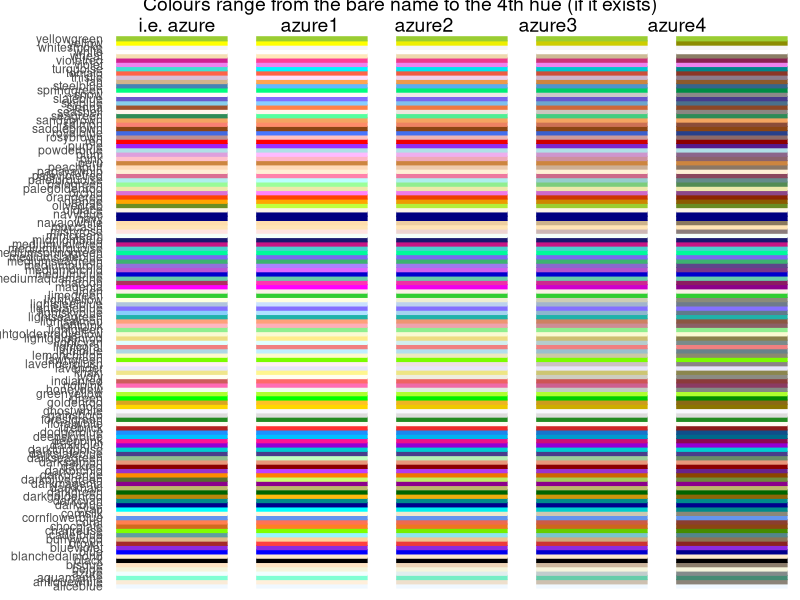

Write the R code that produced this figure.
## ---- chunk 1
knitr::opts_chunk$set(cache.lazy = TRUE)
## ---- chunk 2
# R colors minus 100 shades of grey
library(dplyr)
library(stringr)
library(ggplot2)
library(tibble)
library(cowplot)

# get 'data':
colour <- tibble(colours = colors()) %>%
  filter(!grepl("gray", colours),
         !grepl("grey", colours)) %>%
  mutate(general_colour = gsub("[0-9]", "", colours),
         c1 = ifelse(grepl("1", colours), 1, 0),
         c2 = ifelse(grepl("2", colours), 1, 0),
         c3 = ifelse(grepl("3", colours), 1, 0),
         c4 = ifelse(grepl("4", colours), 1, 0)) %>%
  select(-1) %>%
  group_by(general_colour) %>%
  summarise_all(funs(sum)) %>%
  ungroup() %>%
  mutate(c1 = ifelse(grepl(1, c1), paste0(general_colour, c1), NA),
         c2 = ifelse(grepl(1, c2), paste0(general_colour, "2"), NA),
         c3 = ifelse(grepl(1, c3), paste0(general_colour, "3"), NA),
         c4 = ifelse(grepl(1, c4), paste0(general_colour, "4"), NA),
         c1 = ifelse(is.na(c1), general_colour, c1),
         c2 = ifelse(is.na(c2), general_colour, c2),
         c3 = ifelse(is.na(c3), general_colour, c3),
         c4 = ifelse(is.na(c4), general_colour, c4))


## create six plots:
# Just the names, by setting alpha to 0:
g0 <- ggplot(colour, aes(x = general_colour)) +
  geom_bar(position = "stack", alpha = 0) +
  coord_flip() +
  theme_minimal() +
  theme(legend.position = "none") +
  theme(axis.text.x = element_blank(), axis.ticks.x = element_blank(),
        axis.title.x = element_blank(), panel.grid = element_blank(),
        axis.title.y = element_blank())

g <- ggplot(colour, aes(x = general_colour, color = general_colour,
                   fill = general_colour)) +
  geom_bar(position = "stack") +
  coord_flip() +
  scale_color_manual(values = colour$general_colour) +
  scale_fill_manual(values = colour$general_colour) +
  theme_minimal() +
  theme(legend.position = "none") +
  theme(axis.text = element_blank(), axis.ticks = element_blank(),
        axis.title = element_blank(), panel.grid = element_blank())

g_1 <- ggplot(colour, aes(x = c1, color = c1,
                        fill = c1)) +
  geom_bar(position = "stack") +
  coord_flip() +
  scale_color_manual(values = colour$c1) +
  scale_fill_manual(values = colour$c1) +
  theme_minimal() +
  theme(legend.position = "none") +
  theme(axis.text = element_blank(), axis.ticks = element_blank(),
        axis.title = element_blank(), panel.grid = element_blank())

g_2 <- ggplot(colour, aes(x = c2, color = c2,
                        fill = c2)) +
  geom_bar(position = "stack") +
  coord_flip() +
  scale_color_manual(values = colour$c2) +
  scale_fill_manual(values = colour$c2) +
  theme_minimal() +
  theme(legend.position = "none") +
  theme(axis.text = element_blank(), axis.ticks = element_blank(),
        axis.title = element_blank(), panel.grid = element_blank())

g_3 <- ggplot(colour, aes(x = c3, color = c3,
                        fill = c3)) +
  geom_bar(position = "stack") +
  coord_flip() +
  scale_color_manual(values = colour$c3) +
  scale_fill_manual(values = colour$c3) +
  theme_minimal() +
  theme(legend.position = "none") +
  theme(axis.text = element_blank(), axis.ticks = element_blank(),
        axis.title = element_blank(), panel.grid = element_blank())

g_4 <- ggplot(colour, aes(x = c4, color = c4,
                        fill = c4)) +
  geom_bar(position = "stack") +
  coord_flip() +
  scale_color_manual(values = colour$c4) +
  scale_fill_manual(values = colour$c4) +
  theme_minimal() +
  theme(legend.position = "none") +
  theme(axis.text = element_blank(), axis.ticks = element_blank(),
        axis.title = element_blank(), panel.grid = element_blank())

# cowplot 'em all together:
p <- plot_grid(g0, g, g_1, g_2, g_3, g_4, align = "h", ncol = 6,
          rel_widths = c(.75, 1.05, 1.05, 1.05, 1.05, 1.05))
title <- ggdraw() + draw_label("Colours range from the bare name to the 4th hue (if it exists)\n           i.e. azure             azure1           azure2             azure3              azure4  ")
plot_grid(title, p, ncol = 1, rel_heights=c(0.05, 1))
